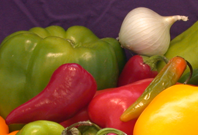
%> input picture active_contour/onion.png, 198 x 135 px
$ octave ipexnormxcorr2.m   (GNU Octave 9; MATLAB toolbox functions it lacks are replaced by stand-ins)
%> lines starting %> are read from the running program, lines starting %| are printed output that depends on the picture
%% Registering an Image Using Normalized Cross-Correlation
% This example shows how to find a template image within a larger image.
% Sometimes one image is a subset of another. Normalized cross-correlation can
% be used to determine how to register or align the images by translating one of
% them.

% Copyright 1993-2012 The MathWorks, Inc.

%% Step 1: Read Image

onion = imread('onion.png');
%> onion is the input picture: size 135x198x3 uint8; mean R, G, B 137.3, 92.8, 45.3
peppers = imread('peppers.png');
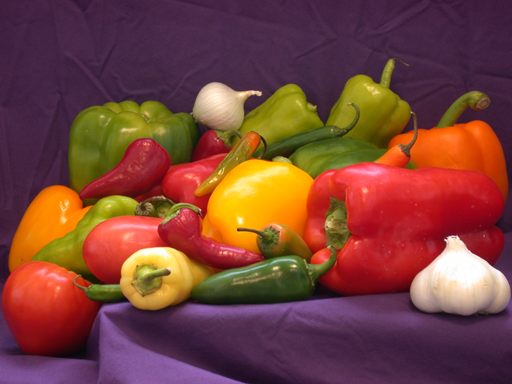
%> input picture Images/peppers.png, 512 x 384 px
%> peppers is the input picture: size 384x512x3 uint8; mean R, G, B 120.8, 66.4, 57.6

imshow(onion)
figure, imshow(peppers)

%% Step 2: Choose Subregions of Each Image
% It is important to choose regions that are similar. The image |sub_onion|
% will be the template, and must be smaller than the image |sub_peppers|.
% You can get these sub regions using either the non-interactive script
% below *or* the interactive script.

% non-interactively
rect_onion = [111 33 65 58];
rect_peppers = [163 47 143 151];
sub_onion = imcrop(onion,rect_onion);
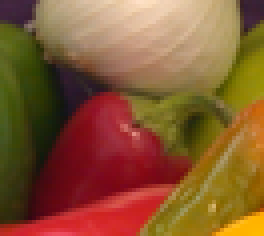
%> sub_onion: size 59x66x3 uint8 (shown 4 times larger); mean R, G, B 134.7, 88.4, 50.1
sub_peppers = imcrop(peppers,rect_peppers);
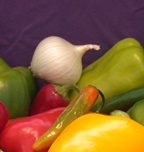
%> sub_peppers: size 152x144x3 uint8; mean R, G, B 136.5, 96.8, 53.2

% OR

% interactively
%[sub_onion,rect_onion] = imcrop(onion); % choose the pepper below the onion
%[sub_peppers,rect_peppers] = imcrop(peppers); % choose the whole onion

% display sub images
figure, imshow(sub_onion)
figure, imshow(sub_peppers)

%% Step 3: Do Normalized Cross-Correlation and Find Coordinates of Peak
% Calculate the normalized cross-correlation and display it as a surface
% plot. The peak of the cross-correlation matrix occurs where the
% sub_images are best correlated. |normxcorr2| only works on grayscale
% images, so we pass it the red plane of each sub image.

c = normxcorr2(sub_onion(:,:,1),sub_peppers(:,:,1));
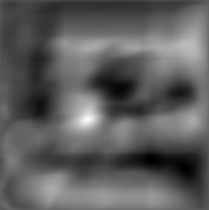
%> c: size 210x209 double; min -0.586, max 1, mean 0.0013; drawn with min black and max white
figure, surf(c), shading flat
%> after `shading flat`:
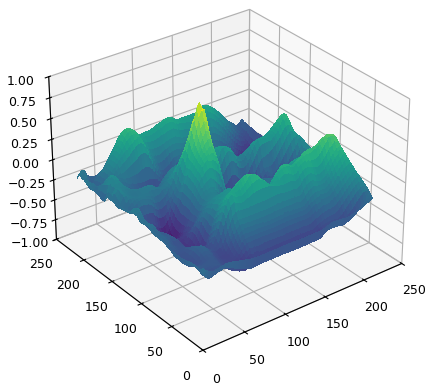
%> figure redrawn from the program's plot data

%% Step 4: Find the Total Offset Between the Images
% The total offset or translation between images depends on the location of
% the peak in the cross-correlation matrix, and on the size and position of
% the sub images.

% offset found by correlation
[max_c, imax] = max(abs(c(:)));
%> max_c = 1; imax = 18390
[ypeak, xpeak] = ind2sub(size(c),imax(1));
%> ypeak = 120; xpeak = 88
corr_offset = [(xpeak-size(sub_onion,2))
               (ypeak-size(sub_onion,1))];
%> corr_offset = [22; 61]

% relative offset of position of subimages
rect_offset = [(rect_peppers(1)-rect_onion(1))
               (rect_peppers(2)-rect_onion(2))];

% total offset
offset = corr_offset + rect_offset;
%> offset = [74; 75]
xoffset = offset(1);
%> xoffset = 74
yoffset = offset(2);
%> yoffset = 75

%% Step 5: See if the Onion Image was Extracted from the Peppers Image
% Figure out where |onion| falls inside of |peppers|.

xbegin = round(xoffset+1);
%> xbegin = 75
xend   = round(xoffset+ size(onion,2));
%> xend = 272
ybegin = round(yoffset+1);
%> ybegin = 76
yend   = round(yoffset+size(onion,1));
%> yend = 210

% extract region from peppers and compare to onion
extracted_onion = peppers(ybegin:yend,xbegin:xend,:);
if isequal(onion,extracted_onion)
   disp('onion.png was extracted from peppers.png')
end

%% Step 6: Pad the Onion Image to the Size of the Peppers Image
% Pad the |onion| image to overlay on |peppers|, using the offset
% determined above.

recovered_onion = uint8(zeros(size(peppers)));
recovered_onion(ybegin:yend,xbegin:xend,:) = onion;
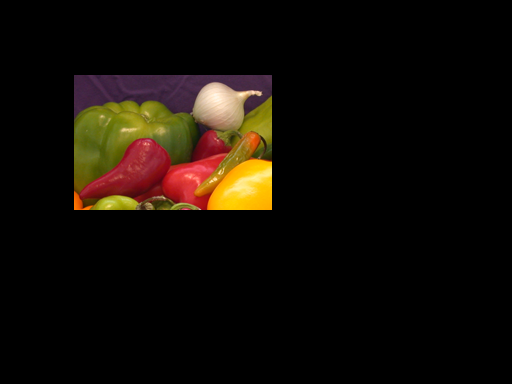
%> recovered_onion: size 384x512x3 uint8; mean R, G, B 18.7, 12.6, 6.2
figure, imshow(recovered_onion)

%% Step 7: Use Alpha Blending To Show Images Together
% Display one plane of the |peppers| image with the |recovered_onion| image
% using alpha blending.

figure, imshowpair(peppers(:,:,1),recovered_onion,'blend')
%> after `imshowpair(peppers(:,:,1),recovered_onion,'blend')`:
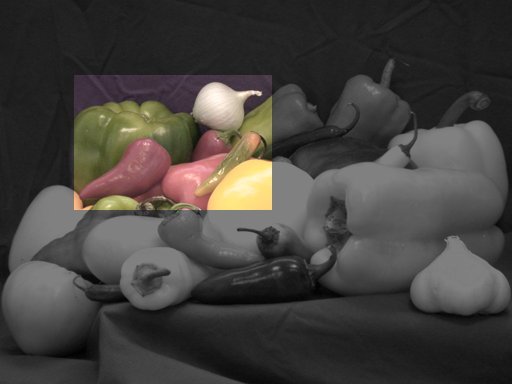
%> displayed picture: size 384x512x3, on the screen's scale of 0 to 255; mean R, G, B 68.6, 65.6, 62.4


displayEndOfDemoMessage(mfilename)
%> (this line was passed over: displayEndOfDemoMessage is not available in this run)
